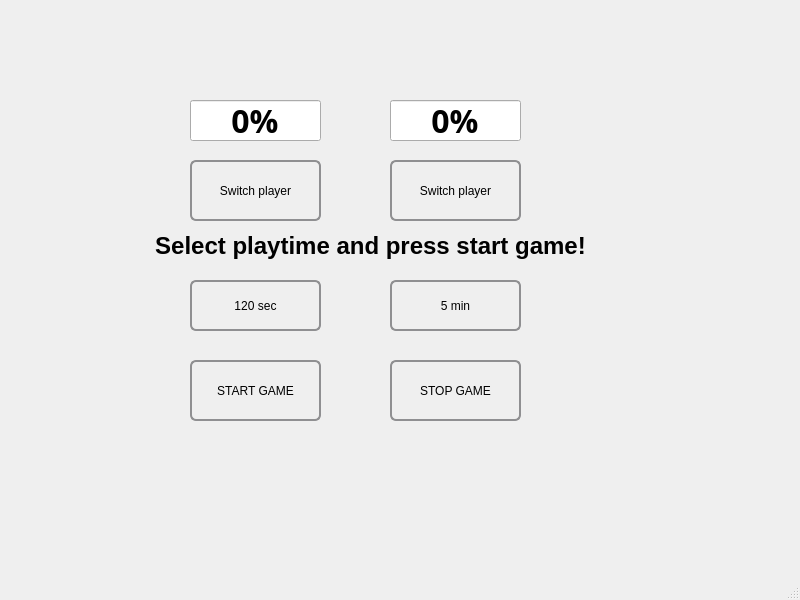
<?xml version="1.0" encoding="UTF-8"?>
<ui version="4.0">
 <class>MainWindow</class>
 <widget class="QMainWindow" name="MainWindow">
  <property name="geometry">
   <rect>
    <x>0</x>
    <y>0</y>
    <width>800</width>
    <height>600</height>
   </rect>
  </property>
  <property name="windowTitle">
   <string>MainWindow</string>
  </property>
  <widget class="QWidget" name="centralwidget">
   <widget class="QLabel" name="GAMESTATUS">
    <property name="geometry">
     <rect>
      <x>130</x>
      <y>220</y>
      <width>481</width>
      <height>51</height>
     </rect>
    </property>
    <property name="font">
     <font>
      <pointsize>18</pointsize>
      <bold>true</bold>
     </font>
    </property>
    <property name="text">
     <string>Select playtime and press start game!</string>
    </property>
    <property name="alignment">
     <set>Qt::AlignCenter</set>
    </property>
   </widget>
   <widget class="QPushButton" name="TIME120">
    <property name="geometry">
     <rect>
      <x>190</x>
      <y>280</y>
      <width>131</width>
      <height>51</height>
     </rect>
    </property>
    <property name="styleSheet">
     <string notr="true">QPushButton {
    border: 2px solid #8f8f91;
    border-radius: 6px;
    background-color: qlineargradient(x1: 0, y1: 0, x2: 0, y2: 1,
                                      stop: 0 #f6f7fa, stop: 1 #dadbde);
    min-width: 80px;
}

QPushButton:pressed {
    background-color: qlineargradient(x1: 0, y1: 0, x2: 0, y2: 1,
                                      stop: 0 #dadbde, stop: 1 #f6f7fa);
}

QPushButton:flat {
    border: none; /* no border for a flat push button */
}

QPushButton:default {
    border-color: navy; /* make the default button prominent */
}</string>
    </property>
    <property name="text">
     <string>120 sec</string>
    </property>
   </widget>
   <widget class="QPushButton" name="TIME5MIN">
    <property name="geometry">
     <rect>
      <x>390</x>
      <y>280</y>
      <width>131</width>
      <height>51</height>
     </rect>
    </property>
    <property name="styleSheet">
     <string notr="true">QPushButton {
    border: 2px solid #8f8f91;
    border-radius: 6px;
    background-color: qlineargradient(x1: 0, y1: 0, x2: 0, y2: 1,
                                      stop: 0 #f6f7fa, stop: 1 #dadbde);
    min-width: 80px;
}

QPushButton:pressed {
    background-color: qlineargradient(x1: 0, y1: 0, x2: 0, y2: 1,
                                      stop: 0 #dadbde, stop: 1 #f6f7fa);
}

QPushButton:flat {
    border: none; /* no border for a flat push button */
}

QPushButton:default {
    border-color: navy; /* make the default button prominent */
}</string>
    </property>
    <property name="text">
     <string>5 min</string>
    </property>
   </widget>
   <widget class="QPushButton" name="START">
    <property name="geometry">
     <rect>
      <x>190</x>
      <y>360</y>
      <width>131</width>
      <height>61</height>
     </rect>
    </property>
    <property name="styleSheet">
     <string notr="true">QPushButton {
    border: 2px solid #8f8f91;
    border-radius: 6px;
    background-color: qlineargradient(x1: 0, y1: 0, x2: 0, y2: 1,
                                      stop: 0 #f6f7fa, stop: 1 #dadbde);
    min-width: 80px;
}

QPushButton:pressed {
    background-color: qlineargradient(x1: 0, y1: 0, x2: 0, y2: 1,
                                      stop: 0 #dadbde, stop: 1 #f6f7fa);
}

QPushButton:flat {
    border: none; /* no border for a flat push button */
}

QPushButton:default {
    border-color: navy; /* make the default button prominent */
}</string>
    </property>
    <property name="text">
     <string>START GAME</string>
    </property>
   </widget>
   <widget class="QPushButton" name="STOP">
    <property name="geometry">
     <rect>
      <x>390</x>
      <y>360</y>
      <width>131</width>
      <height>61</height>
     </rect>
    </property>
    <property name="styleSheet">
     <string notr="true">QPushButton {
    border: 2px solid #8f8f91;
    border-radius: 6px;
    background-color: qlineargradient(x1: 0, y1: 0, x2: 0, y2: 1,
                                      stop: 0 #f6f7fa, stop: 1 #dadbde);
    min-width: 80px;
}

QPushButton:pressed {
    background-color: qlineargradient(x1: 0, y1: 0, x2: 0, y2: 1,
                                      stop: 0 #dadbde, stop: 1 #f6f7fa);
}

QPushButton:flat {
    border: none; /* no border for a flat push button */
}

QPushButton:default {
    border-color: navy; /* make the default button prominent */
}</string>
    </property>
    <property name="text">
     <string>STOP GAME</string>
    </property>
   </widget>
   <widget class="QPushButton" name="SWITCH1">
    <property name="geometry">
     <rect>
      <x>190</x>
      <y>160</y>
      <width>131</width>
      <height>61</height>
     </rect>
    </property>
    <property name="styleSheet">
     <string notr="true">QPushButton {
    border: 2px solid #8f8f91;
    border-radius: 6px;
    background-color: qlineargradient(x1: 0, y1: 0, x2: 0, y2: 1,
                                      stop: 0 #f6f7fa, stop: 1 #dadbde);
    min-width: 80px;
}

QPushButton:pressed {
    background-color: qlineargradient(x1: 0, y1: 0, x2: 0, y2: 1,
                                      stop: 0 #dadbde, stop: 1 #f6f7fa);
}

QPushButton:flat {
    border: none; /* no border for a flat push button */
}

QPushButton:default {
    border-color: navy; /* make the default button prominent */
}</string>
    </property>
    <property name="text">
     <string>Switch player</string>
    </property>
   </widget>
   <widget class="QPushButton" name="SWITCH2">
    <property name="geometry">
     <rect>
      <x>390</x>
      <y>160</y>
      <width>131</width>
      <height>61</height>
     </rect>
    </property>
    <property name="styleSheet">
     <string notr="true">QPushButton {
    border: 2px solid #8f8f91;
    border-radius: 6px;
    background-color: qlineargradient(x1: 0, y1: 0, x2: 0, y2: 1,
                                      stop: 0 #f6f7fa, stop: 1 #dadbde);
    min-width: 80px;
}

QPushButton:pressed {
    background-color: qlineargradient(x1: 0, y1: 0, x2: 0, y2: 1,
                                      stop: 0 #dadbde, stop: 1 #f6f7fa);
}

QPushButton:flat {
    border: none; /* no border for a flat push button */
}

QPushButton:default {
    border-color: navy; /* make the default button prominent */
}</string>
    </property>
    <property name="text">
     <string>Switch player</string>
    </property>
   </widget>
   <widget class="QProgressBar" name="PROGRESS1">
    <property name="geometry">
     <rect>
      <x>190</x>
      <y>100</y>
      <width>131</width>
      <height>41</height>
     </rect>
    </property>
    <property name="font">
     <font>
      <family>Stencil</family>
      <pointsize>24</pointsize>
      <bold>true</bold>
     </font>
    </property>
    <property name="styleSheet">
     <string notr="true">QProgressBar::chunk {
	border: 2px solid grey;
    border-radius: 5px;
    background-color: #00FFFF;
    width: 6px;
    margin: 0.5px;
}</string>
    </property>
    <property name="maximum">
     <number>100</number>
    </property>
    <property name="value">
     <number>0</number>
    </property>
    <property name="alignment">
     <set>Qt::AlignCenter</set>
    </property>
   </widget>
   <widget class="QProgressBar" name="pb2">
    <property name="geometry">
     <rect>
      <x>390</x>
      <y>100</y>
      <width>131</width>
      <height>41</height>
     </rect>
    </property>
    <property name="font">
     <font>
      <family>Stencil</family>
      <pointsize>24</pointsize>
      <bold>true</bold>
      <kerning>true</kerning>
     </font>
    </property>
    <property name="styleSheet">
     <string notr="true">QProgressBar::chunk {
	border: 2px solid grey;
    border-radius: 5px;
    background-color: #CD96CD;
    width: 6px;
    margin: 0.5px;
}</string>
    </property>
    <property name="value">
     <number>0</number>
    </property>
    <property name="alignment">
     <set>Qt::AlignCenter</set>
    </property>
   </widget>
  </widget>
  <widget class="QMenuBar" name="menubar">
   <property name="geometry">
    <rect>
     <x>0</x>
     <y>0</y>
     <width>800</width>
     <height>21</height>
    </rect>
   </property>
  </widget>
  <widget class="QStatusBar" name="statusbar"/>
 </widget>
 <resources/>
 <connections/>
</ui>
